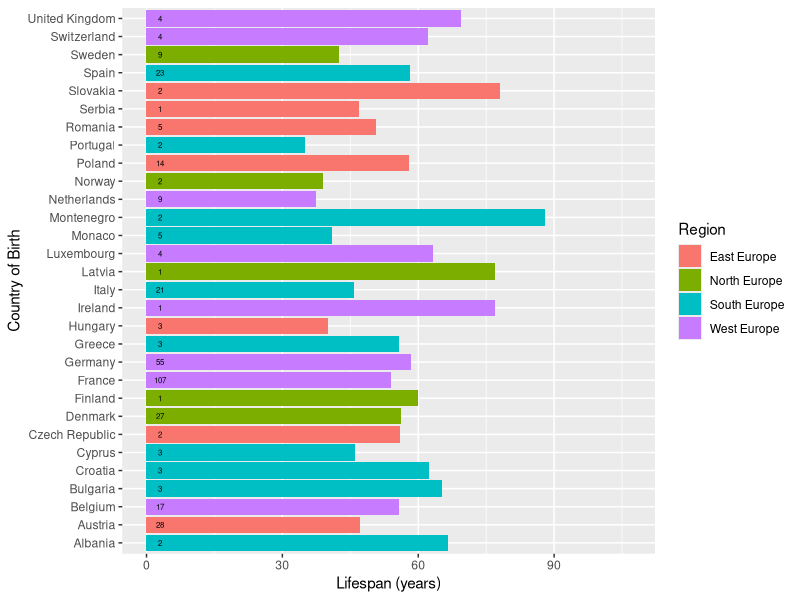

Source code (R):
library(tidyverse)
library(ggthemes)

royals_countries = read_csv("country_royals.csv")
filtered_count <- royals_countries|>
  rename('title_label' = 'ontology/title', 
         'birthYear' = 'ontology/birthYear', 'deathYear' = 'ontology/deathYear')|>
  filter(deathYear > birthYear)|>
  mutate(lifespan = deathYear - birthYear )|>
  filter(lifespan < 700)|>
  filter(!is.na(birthCountry))

region_mapping = read_csv("region_mapping.csv")

filtered_count <- left_join(filtered_count, region_mapping, by="birthCountry")

filtered_count <- filtered_count|>
  filter(continent == "Europe")

#count = count(region_mapping,region)

royals_country <- ggplot(data = filtered_count)+
  aes(x = birthCountry, fill = region)+
  geom_bar(aes(y = lifespan),
           stat = "summary",
           fun = "mean") +
  geom_text(aes(label=after_stat(count)), stat="count", size = 2, y=3)+
  theme(text = element_text(family = 'sans'))+
  labs(
       fill = "Region")+
  xlab("Country of Birth")+
  ylab("Lifespan (years)")+
  coord_flip()

print(royals_country)

#ggsave("birth_country_lifespan.pdf")

#violin plot
royals_violin <- ggplot(data = filtered_count)+
  aes(x = region, y = lifespan)+
  geom_violin(fill = '#B3DAF1') +
  geom_text(aes(label=after_stat(count)), stat="count", size = 3.5, y=5, color = 'white')+
  theme(text = element_text(family = 'sans'))+
  labs(
       fill = "Region")+
  xlab("Region of Birth")+
  ylab("Lifespan (years)")+
  geom_boxplot(width = 0.1)+
  stat_summary(fun.y=mean, geom="point", size=2.5, color="#F5AD94")+
  coord_flip()  
  
#print(royals_violin)

#ggsave("birth_region_lifespan.pdf")